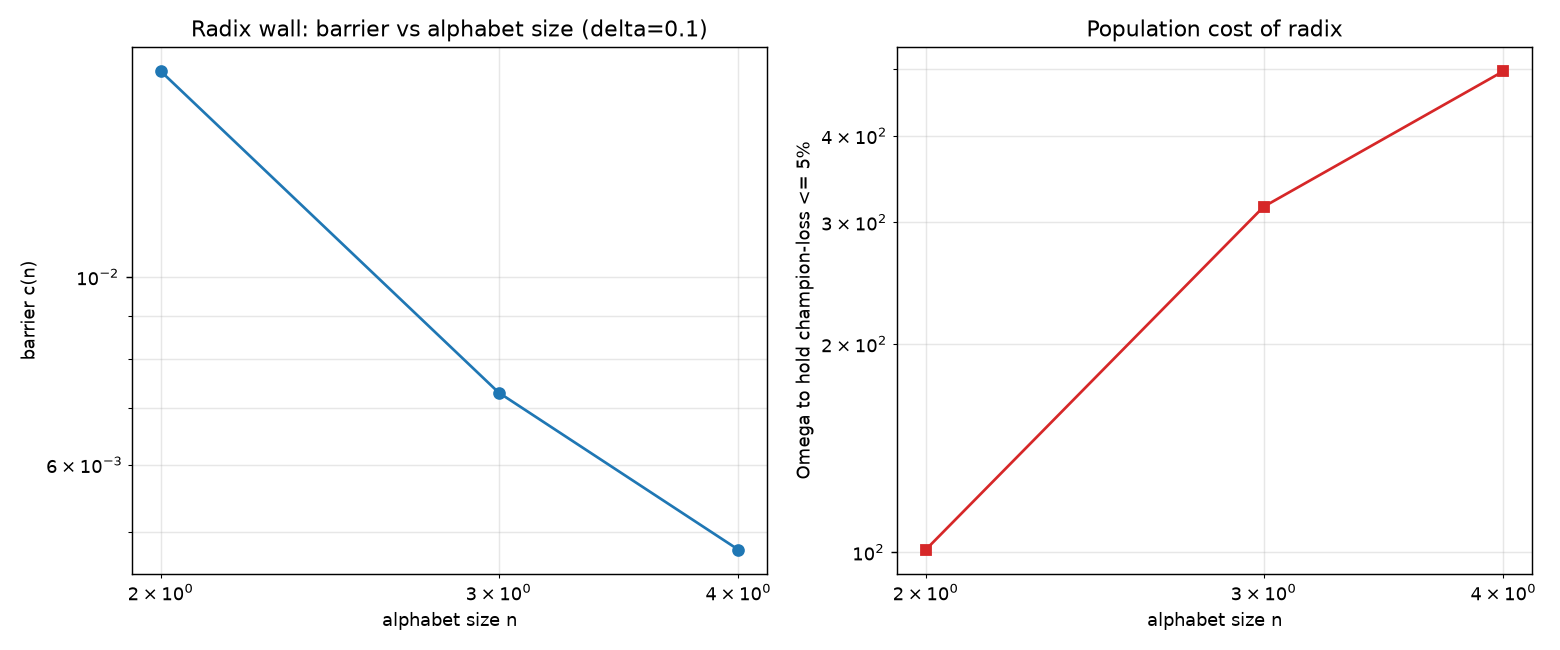

Write Python code to recreate this figure.
"""Champion-vs-field: measure the barrier c(n) and population cost Omega_req(n).

spec 2026-07-24 §4.1. One champion (X1) leads EACH rival by a fixed pairwise
margin delta (anchored to 55/45 at n=2, delta=0.10). Error = champion does not
win. As n grows at fixed delta, basins crowd and c(n) falls -- the cost of radix.

    python -m experiments.radix_wall --quick
    python -m experiments.radix_wall --trials 20000 --jobs 8
"""

from __future__ import annotations

import argparse
import os

import numpy as np

from crnl.networks import n_winner
from crnl.vectorized import compile_network, gillespie_fast
from crnl.classify import classify_winner
from crnl.stochastic import seed_for


def champion_counts(n: int, omega: int, delta: float) -> np.ndarray:
    """Integer counts (X1..Xn, B=0) with champion X1 strictly leading each rival.

    Fixed pairwise margin: f_champ = 1/n + delta*(n-1)/n, f_other = 1/n - delta/n.
    Remainder from rounding is handed to the largest fractional parts. When
    delta*omega is small the fractional remainder alone can leave the champion
    merely TIED with a rival (e.g. n=4, omega=11, delta=0.05 -> [3,3,3,2]); a
    final guard moves one molecule from a leading rival to the champion so the
    champion strictly leads at t=0 for any delta>0 (as long as omega has a
    molecule to move). On the default experiment grid no tie ever occurs and the
    guard is inert.
    """
    f = np.full(n, 1.0 / n - delta / n)
    f[0] = 1.0 / n + delta * (n - 1) / n
    exact = f * omega
    counts = np.floor(exact).astype(np.int64)
    rem = int(omega - counts.sum())
    frac = exact - counts
    order = np.argsort(-frac)
    for i in range(rem):
        counts[order[i]] += 1
    # strict-lead guard (fable-5 review): floor is monotonic so counts[0] is the
    # max floor and rivals can at most TIE it; if so, move one unit to the champion.
    rivals_max = int(counts[1:].max())
    if rivals_max >= 1 and counts[0] <= rivals_max:
        donor = 1 + int(np.argmax(counts[1:]))
        counts[donor] -= 1
        counts[0] += 1
    return np.concatenate([counts, [0]])


def run_point(n, omega, delta, trials, base_seed):
    net = n_winner(n)
    names = list(net.species)
    compiled = compile_network(net, omega)
    n0 = champion_counts(n, omega, delta)
    champ = "X1"
    champion_wins = other_wins = blank = coexist = 0
    for t in range(trials):
        res = gillespie_fast(compiled, n0, seed_for(omega, t, base=base_seed + n),
                             species=names)
        w = classify_winner(res, blank="B")
        if w == champ:
            champion_wins += 1
        elif w == "blank":
            blank += 1
        elif w == "coexist" or w == "undecided":
            coexist += 1
        else:
            other_wins += 1
    return {"n": n, "omega": int(omega), "trials": trials,
            "champion_wins": champion_wins, "other_wins": other_wins,
            "blank": blank, "coexist": coexist}


def _champ_loss_counts(point):
    return point["trials"] - point["champion_wins"]


def fit_c(omegas, champ_loss_counts, trials, min_events=15, max_frac=0.4):
    """Log-linear fit log(loss_frac) = intercept - c*Omega on the clean band.

    Keeps points that are error-rich enough (>= min_events losses) and not
    saturated (loss fraction < max_frac). Drops are the crossover/flat regions.
    """
    omegas = np.asarray(omegas, dtype=float)
    counts = np.asarray(champ_loss_counts, dtype=float)
    fr = counts / trials
    keep = (counts >= min_events) & (fr > 0) & (fr < max_frac)
    if keep.sum() < 2:
        return None
    xs = omegas[keep]
    ys = np.log(fr[keep])
    slope, intercept = np.polyfit(xs, ys, 1)
    pred = slope * xs + intercept
    ss_res = np.sum((ys - pred) ** 2)
    ss_tot = np.sum((ys - ys.mean()) ** 2)
    r2 = 1.0 - ss_res / ss_tot if ss_tot > 0 else float("nan")
    return {"c": -slope, "intercept": intercept, "r2": r2,
            "omega_lo": int(xs.min()), "omega_hi": int(xs.max()),
            "n_points": int(keep.sum())}


def _worker(args):
    return run_point(*args)


def run_sweep(n, omegas, delta, trials, base_seed, jobs):
    tasks = [(n, int(w), delta, trials, base_seed) for w in omegas]
    if jobs and jobs > 1:
        import multiprocessing as mp
        with mp.Pool(jobs) as pool:
            return pool.map(_worker, tasks)
    return [_worker(t) for t in tasks]


def main():
    p = argparse.ArgumentParser(description=__doc__)
    p.add_argument("--delta", type=float, default=0.10)
    p.add_argument("--ns", type=int, nargs="+",
                   default=[2, 3, 4, 6, 8, 12, 16, 24, 32])
    p.add_argument("--omegas", type=int, nargs="+",
                   default=[20, 40, 60, 80, 100, 140, 180, 240, 300])
    p.add_argument("--trials", type=int, default=8000)
    p.add_argument("--jobs", type=int, default=max(1, (os.cpu_count() or 2) - 1))
    p.add_argument("--seed", type=int, default=0)
    p.add_argument("--quick", action="store_true")
    p.add_argument("--out", default=os.path.join(
        os.path.dirname(__file__), "radix_wall.png"))
    args = p.parse_args()

    ns = [2, 3, 4, 6, 8] if args.quick else args.ns
    omegas = [20, 40, 60, 80, 100] if args.quick else args.omegas
    trials = 2000 if args.quick else args.trials

    print(f"radix wall (delta={args.delta}, trials={trials}, jobs={args.jobs})")
    c_of_n = {}
    for n in ns:
        pts = run_sweep(n, omegas, args.delta, trials, args.seed, args.jobs)
        loss = [_champ_loss_counts(pt) for pt in pts]
        fit = fit_c(omegas, loss, trials)
        cval = fit["c"] if fit else float("nan")
        c_of_n[n] = (cval, fit)
        print(f"  n={n:>3}  c(n)={cval:.4g}  "
              + ("R2=%.3f band=[%d,%d]" % (fit["r2"], fit["omega_lo"], fit["omega_hi"])
                 if fit else "(no clean band)"))
    _make_figure(c_of_n, args.delta, args.out)


def _make_figure(c_of_n, delta, out_path):
    import matplotlib
    matplotlib.use("Agg")
    import matplotlib.pyplot as plt

    ns = sorted(n for n, (c, _) in c_of_n.items() if np.isfinite(c))
    cs = [c_of_n[n][0] for n in ns]
    fig, (ax1, ax2) = plt.subplots(1, 2, figsize=(12, 5))
    ax1.loglog(ns, cs, "o-", color="#1f77b4")
    ax1.set_xlabel("alphabet size n"); ax1.set_ylabel("barrier c(n)")
    ax1.set_title(f"Radix wall: barrier vs alphabet size (delta={delta})")
    ax1.grid(True, which="both", alpha=0.3)
    # Omega to hold champion-loss at 5%: Omega* = (intercept - log 0.05)/c
    target = 0.05
    omreq = []
    for n in ns:
        _, fit = c_of_n[n]
        omreq.append((fit["intercept"] - np.log(target)) / fit["c"])
    ax2.loglog(ns, omreq, "s-", color="#d62728")
    ax2.set_xlabel("alphabet size n")
    ax2.set_ylabel("Omega to hold champion-loss <= 5%")
    ax2.set_title("Population cost of radix")
    ax2.grid(True, which="both", alpha=0.3)
    fig.tight_layout(); fig.savefig(out_path, dpi=130)
    print(f"wrote figure -> {out_path}")


if __name__ == "__main__":
    main()
